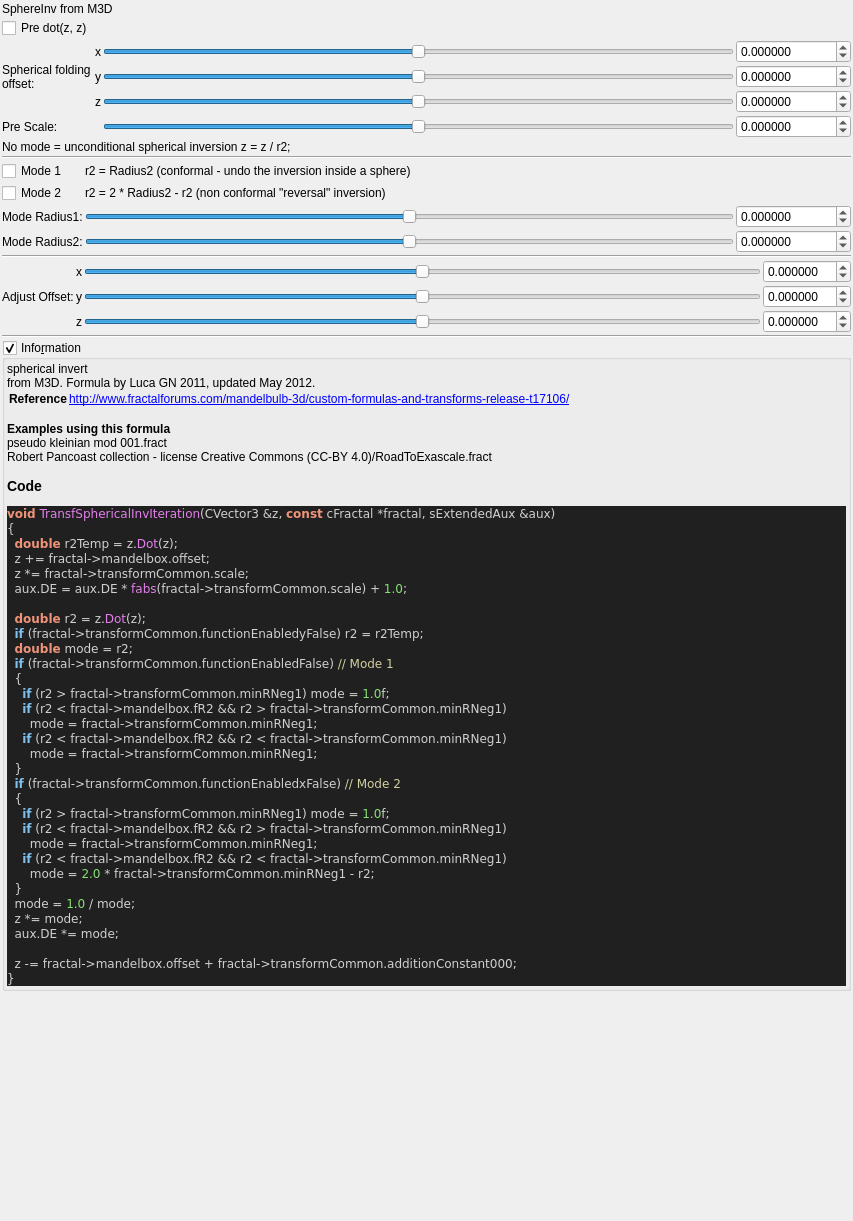
 <widget class="QWidget" name="Form">
  <property name="geometry">
   <rect>
    <x>0</x>
    <y>0</y>
    <width>853</width>
    <height>1221</height>
   </rect>
  </property>
  <property name="windowTitle">
   <string notr="true">transf_spherical_inv</string>
  </property>
  <layout class="QVBoxLayout" name="verticalLayout">
   <property name="spacing">
    <number>2</number>
   </property>
   <property name="leftMargin">
    <number>2</number>
   </property>
   <property name="topMargin">
    <number>2</number>
   </property>
   <property name="rightMargin">
    <number>2</number>
   </property>
   <property name="bottomMargin">
    <number>2</number>
   </property>
   <item>
    <widget class="QLabel" name="label_17">
     <property name="text">
      <string>SphereInv from M3D</string>
     </property>
    </widget>
   </item>
   <item>
    <layout class="QGridLayout" name="gridLayout_16">
     <property name="spacing">
      <number>2</number>
     </property>
     <item row="4" column="3">
      <widget class="MyDoubleSpinBox" name="spinbox3_mandelbox_offset_y">
       <property name="sizePolicy">
        <sizepolicy hsizetype="Minimum" vsizetype="Maximum">
         <horstretch>0</horstretch>
         <verstretch>0</verstretch>
        </sizepolicy>
       </property>
       <property name="prefix">
        <string/>
       </property>
       <property name="suffix">
        <string/>
       </property>
       <property name="decimals">
        <number>6</number>
       </property>
       <property name="minimum">
        <double>-100.000000000000000</double>
       </property>
       <property name="maximum">
        <double>100.000000000000000</double>
       </property>
       <property name="singleStep">
        <double>0.100000000000000</double>
       </property>
      </widget>
     </item>
     <item row="3" column="3">
      <widget class="MyDoubleSpinBox" name="spinbox3_mandelbox_offset_x">
       <property name="sizePolicy">
        <sizepolicy hsizetype="Minimum" vsizetype="Maximum">
         <horstretch>0</horstretch>
         <verstretch>0</verstretch>
        </sizepolicy>
       </property>
       <property name="prefix">
        <string/>
       </property>
       <property name="suffix">
        <string/>
       </property>
       <property name="decimals">
        <number>6</number>
       </property>
       <property name="minimum">
        <double>-100.000000000000000</double>
       </property>
       <property name="maximum">
        <double>100.000000000000000</double>
       </property>
       <property name="singleStep">
        <double>0.100000000000000</double>
       </property>
      </widget>
     </item>
     <item row="3" column="0" rowspan="3">
      <widget class="QLabel" name="label_15">
       <property name="text">
        <string>Spherical folding
offset:</string>
       </property>
      </widget>
     </item>
     <item row="5" column="2">
      <widget class="QSlider" name="slider3_mandelbox_offset_z">
       <property name="sizePolicy">
        <sizepolicy hsizetype="Expanding" vsizetype="Maximum">
         <horstretch>0</horstretch>
         <verstretch>0</verstretch>
        </sizepolicy>
       </property>
       <property name="minimum">
        <number>-5000000</number>
       </property>
       <property name="maximum">
        <number>5000000</number>
       </property>
       <property name="singleStep">
        <number>1</number>
       </property>
       <property name="orientation">
        <enum>Qt::Horizontal</enum>
       </property>
      </widget>
     </item>
     <item row="6" column="3">
      <widget class="MyDoubleSpinBox" name="spinbox_transf_scale">
       <property name="sizePolicy">
        <sizepolicy hsizetype="Minimum" vsizetype="Maximum">
         <horstretch>0</horstretch>
         <verstretch>0</verstretch>
        </sizepolicy>
       </property>
       <property name="prefix">
        <string/>
       </property>
       <property name="suffix">
        <string/>
       </property>
       <property name="decimals">
        <number>6</number>
       </property>
       <property name="minimum">
        <double>-100000.000000000000000</double>
       </property>
       <property name="maximum">
        <double>100000.000000000000000</double>
       </property>
       <property name="singleStep">
        <double>0.100000000000000</double>
       </property>
      </widget>
     </item>
     <item row="3" column="2">
      <widget class="QSlider" name="slider3_mandelbox_offset_x">
       <property name="sizePolicy">
        <sizepolicy hsizetype="Expanding" vsizetype="Maximum">
         <horstretch>0</horstretch>
         <verstretch>0</verstretch>
        </sizepolicy>
       </property>
       <property name="minimum">
        <number>-5000000</number>
       </property>
       <property name="maximum">
        <number>5000000</number>
       </property>
       <property name="singleStep">
        <number>1</number>
       </property>
       <property name="orientation">
        <enum>Qt::Horizontal</enum>
       </property>
      </widget>
     </item>
     <item row="5" column="1">
      <widget class="QLabel" name="label_117">
       <property name="sizePolicy">
        <sizepolicy hsizetype="Preferred" vsizetype="Preferred">
         <horstretch>0</horstretch>
         <verstretch>0</verstretch>
        </sizepolicy>
       </property>
       <property name="text">
        <string notr="true">z</string>
       </property>
       <property name="alignment">
        <set>Qt::AlignRight|Qt::AlignTrailing|Qt::AlignVCenter</set>
       </property>
      </widget>
     </item>
     <item row="4" column="1">
      <widget class="QLabel" name="label_116">
       <property name="sizePolicy">
        <sizepolicy hsizetype="Preferred" vsizetype="Preferred">
         <horstretch>0</horstretch>
         <verstretch>0</verstretch>
        </sizepolicy>
       </property>
       <property name="text">
        <string notr="true">y</string>
       </property>
       <property name="alignment">
        <set>Qt::AlignRight|Qt::AlignTrailing|Qt::AlignVCenter</set>
       </property>
      </widget>
     </item>
     <item row="3" column="1">
      <widget class="QLabel" name="label_115">
       <property name="sizePolicy">
        <sizepolicy hsizetype="Preferred" vsizetype="Preferred">
         <horstretch>0</horstretch>
         <verstretch>0</verstretch>
        </sizepolicy>
       </property>
       <property name="text">
        <string notr="true">x</string>
       </property>
       <property name="alignment">
        <set>Qt::AlignRight|Qt::AlignTrailing|Qt::AlignVCenter</set>
       </property>
      </widget>
     </item>
     <item row="6" column="0">
      <widget class="QLabel" name="label_18">
       <property name="text">
        <string>Pre Scale:</string>
       </property>
      </widget>
     </item>
     <item row="6" column="2">
      <widget class="QSlider" name="slider_transf_scale">
       <property name="sizePolicy">
        <sizepolicy hsizetype="Expanding" vsizetype="Maximum">
         <horstretch>0</horstretch>
         <verstretch>0</verstretch>
        </sizepolicy>
       </property>
       <property name="minimum">
        <number>-20000000</number>
       </property>
       <property name="maximum">
        <number>20000000</number>
       </property>
       <property name="value">
        <number>0</number>
       </property>
       <property name="sliderPosition">
        <number>0</number>
       </property>
       <property name="orientation">
        <enum>Qt::Horizontal</enum>
       </property>
      </widget>
     </item>
     <item row="4" column="2">
      <widget class="QSlider" name="slider3_mandelbox_offset_y">
       <property name="sizePolicy">
        <sizepolicy hsizetype="Expanding" vsizetype="Maximum">
         <horstretch>0</horstretch>
         <verstretch>0</verstretch>
        </sizepolicy>
       </property>
       <property name="minimum">
        <number>-5000000</number>
       </property>
       <property name="maximum">
        <number>5000000</number>
       </property>
       <property name="singleStep">
        <number>1</number>
       </property>
       <property name="orientation">
        <enum>Qt::Horizontal</enum>
       </property>
      </widget>
     </item>
     <item row="5" column="3">
      <widget class="MyDoubleSpinBox" name="spinbox3_mandelbox_offset_z">
       <property name="sizePolicy">
        <sizepolicy hsizetype="Minimum" vsizetype="Maximum">
         <horstretch>0</horstretch>
         <verstretch>0</verstretch>
        </sizepolicy>
       </property>
       <property name="prefix">
        <string/>
       </property>
       <property name="suffix">
        <string/>
       </property>
       <property name="decimals">
        <number>6</number>
       </property>
       <property name="minimum">
        <double>-100.000000000000000</double>
       </property>
       <property name="maximum">
        <double>100.000000000000000</double>
       </property>
       <property name="singleStep">
        <double>0.100000000000000</double>
       </property>
      </widget>
     </item>
     <item row="0" column="0">
      <widget class="QCheckBox" name="checkBox_transf_function_enabledy_false">
       <property name="text">
        <string>Pre dot(z, z)</string>
       </property>
      </widget>
     </item>
    </layout>
   </item>
   <item>
    <widget class="QLabel" name="label_19">
     <property name="text">
      <string>No mode = unconditional spherical inversion z = z / r2;</string>
     </property>
    </widget>
   </item>
   <item>
    <widget class="Line" name="line_23">
     <property name="orientation">
      <enum>Qt::Horizontal</enum>
     </property>
    </widget>
   </item>
   <item>
    <layout class="QGridLayout" name="gridLayout_2">
     <item row="1" column="1">
      <widget class="QLabel" name="label_48">
       <property name="text">
        <string>r2 = 2 * Radius2 - r2 (non conformal &quot;reversal&quot; inversion)</string>
       </property>
      </widget>
     </item>
     <item row="3" column="2">
      <widget class="MyDoubleSpinBox" name="spinbox_transf_minimum_radius_neg1">
       <property name="sizePolicy">
        <sizepolicy hsizetype="Minimum" vsizetype="Maximum">
         <horstretch>0</horstretch>
         <verstretch>0</verstretch>
        </sizepolicy>
       </property>
       <property name="prefix">
        <string/>
       </property>
       <property name="suffix">
        <string/>
       </property>
       <property name="decimals">
        <number>6</number>
       </property>
       <property name="minimum">
        <double>-100000.000000000000000</double>
       </property>
       <property name="maximum">
        <double>100000.000000000000000</double>
       </property>
       <property name="singleStep">
        <double>0.100000000000000</double>
       </property>
      </widget>
     </item>
     <item row="3" column="0">
      <widget class="QLabel" name="label_47">
       <property name="text">
        <string>Mode Radius2:</string>
       </property>
      </widget>
     </item>
     <item row="2" column="1">
      <widget class="QSlider" name="slider_mandelbox_folding_fixed_radius">
       <property name="sizePolicy">
        <sizepolicy hsizetype="Expanding" vsizetype="Maximum">
         <horstretch>0</horstretch>
         <verstretch>0</verstretch>
        </sizepolicy>
       </property>
       <property name="minimum">
        <number>-5000000</number>
       </property>
       <property name="maximum">
        <number>5000000</number>
       </property>
       <property name="value">
        <number>0</number>
       </property>
       <property name="sliderPosition">
        <number>0</number>
       </property>
       <property name="orientation">
        <enum>Qt::Horizontal</enum>
       </property>
      </widget>
     </item>
     <item row="2" column="2">
      <widget class="MyDoubleSpinBox" name="spinbox_mandelbox_folding_fixed_radius">
       <property name="sizePolicy">
        <sizepolicy hsizetype="Minimum" vsizetype="Maximum">
         <horstretch>0</horstretch>
         <verstretch>0</verstretch>
        </sizepolicy>
       </property>
       <property name="prefix">
        <string/>
       </property>
       <property name="suffix">
        <string/>
       </property>
       <property name="decimals">
        <number>6</number>
       </property>
       <property name="minimum">
        <double>-100000.000000000000000</double>
       </property>
       <property name="maximum">
        <double>100000.000000000000000</double>
       </property>
       <property name="singleStep">
        <double>0.100000000000000</double>
       </property>
      </widget>
     </item>
     <item row="3" column="1">
      <widget class="QSlider" name="slider_transf_minimum_radius_neg1">
       <property name="sizePolicy">
        <sizepolicy hsizetype="Expanding" vsizetype="Maximum">
         <horstretch>0</horstretch>
         <verstretch>0</verstretch>
        </sizepolicy>
       </property>
       <property name="minimum">
        <number>-5000000</number>
       </property>
       <property name="maximum">
        <number>5000000</number>
       </property>
       <property name="value">
        <number>0</number>
       </property>
       <property name="sliderPosition">
        <number>0</number>
       </property>
       <property name="orientation">
        <enum>Qt::Horizontal</enum>
       </property>
      </widget>
     </item>
     <item row="2" column="0">
      <widget class="QLabel" name="label_16">
       <property name="text">
        <string>Mode Radius1:</string>
       </property>
      </widget>
     </item>
     <item row="0" column="0">
      <widget class="QCheckBox" name="checkBox_transf_function_enabled_false">
       <property name="text">
        <string>Mode 1</string>
       </property>
      </widget>
     </item>
     <item row="0" column="1">
      <widget class="QLabel" name="label_20">
       <property name="text">
        <string>r2 = Radius2 (conformal - undo the inversion inside a sphere)</string>
       </property>
      </widget>
     </item>
     <item row="1" column="0">
      <widget class="QCheckBox" name="checkBox_transf_function_enabledx_false">
       <property name="text">
        <string>Mode 2</string>
       </property>
      </widget>
     </item>
     <item row="4" column="0" colspan="3">
      <widget class="Line" name="line_24">
       <property name="orientation">
        <enum>Qt::Horizontal</enum>
       </property>
      </widget>
     </item>
    </layout>
   </item>
   <item>
    <layout class="QGridLayout" name="gridLayout_34">
     <property name="spacing">
      <number>2</number>
     </property>
     <item row="1" column="0">
      <widget class="QLabel" name="label_256">
       <property name="text">
        <string>Adjust Offset:</string>
       </property>
      </widget>
     </item>
     <item row="0" column="1">
      <widget class="QLabel" name="label_121">
       <property name="text">
        <string notr="true">x</string>
       </property>
      </widget>
     </item>
     <item row="1" column="1">
      <widget class="QLabel" name="label_122">
       <property name="text">
        <string notr="true">y</string>
       </property>
      </widget>
     </item>
     <item row="2" column="1">
      <widget class="QLabel" name="label_123">
       <property name="text">
        <string notr="true">z</string>
       </property>
      </widget>
     </item>
     <item row="0" column="3">
      <widget class="MyDoubleSpinBox" name="spinbox3_transf_addition_constant_x">
       <property name="sizePolicy">
        <sizepolicy hsizetype="Minimum" vsizetype="Maximum">
         <horstretch>0</horstretch>
         <verstretch>0</verstretch>
        </sizepolicy>
       </property>
       <property name="prefix">
        <string/>
       </property>
       <property name="suffix">
        <string/>
       </property>
       <property name="decimals">
        <number>6</number>
       </property>
       <property name="minimum">
        <double>-99.989999999999995</double>
       </property>
       <property name="maximum">
        <double>99.989999999999995</double>
       </property>
       <property name="singleStep">
        <double>0.100000000000000</double>
       </property>
      </widget>
     </item>
     <item row="1" column="3">
      <widget class="MyDoubleSpinBox" name="spinbox3_transf_addition_constant_y">
       <property name="sizePolicy">
        <sizepolicy hsizetype="Minimum" vsizetype="Maximum">
         <horstretch>0</horstretch>
         <verstretch>0</verstretch>
        </sizepolicy>
       </property>
       <property name="prefix">
        <string/>
       </property>
       <property name="suffix">
        <string/>
       </property>
       <property name="decimals">
        <number>6</number>
       </property>
       <property name="minimum">
        <double>-99.989999999999995</double>
       </property>
       <property name="maximum">
        <double>99.989999999999995</double>
       </property>
       <property name="singleStep">
        <double>0.100000000000000</double>
       </property>
      </widget>
     </item>
     <item row="2" column="3">
      <widget class="MyDoubleSpinBox" name="spinbox3_transf_addition_constant_z">
       <property name="sizePolicy">
        <sizepolicy hsizetype="Minimum" vsizetype="Maximum">
         <horstretch>0</horstretch>
         <verstretch>0</verstretch>
        </sizepolicy>
       </property>
       <property name="prefix">
        <string/>
       </property>
       <property name="suffix">
        <string/>
       </property>
       <property name="decimals">
        <number>6</number>
       </property>
       <property name="minimum">
        <double>-99.989999999999995</double>
       </property>
       <property name="maximum">
        <double>99.989999999999995</double>
       </property>
       <property name="singleStep">
        <double>0.100000000000000</double>
       </property>
      </widget>
     </item>
     <item row="0" column="2">
      <widget class="QSlider" name="slider3_transf_addition_constant_x">
       <property name="sizePolicy">
        <sizepolicy hsizetype="Preferred" vsizetype="Preferred">
         <horstretch>0</horstretch>
         <verstretch>0</verstretch>
        </sizepolicy>
       </property>
       <property name="minimum">
        <number>-5000000</number>
       </property>
       <property name="maximum">
        <number>5000000</number>
       </property>
       <property name="singleStep">
        <number>1</number>
       </property>
       <property name="orientation">
        <enum>Qt::Horizontal</enum>
       </property>
      </widget>
     </item>
     <item row="1" column="2">
      <widget class="QSlider" name="slider3_transf_addition_constant_y">
       <property name="sizePolicy">
        <sizepolicy hsizetype="Expanding" vsizetype="Maximum">
         <horstretch>0</horstretch>
         <verstretch>0</verstretch>
        </sizepolicy>
       </property>
       <property name="minimum">
        <number>-5000000</number>
       </property>
       <property name="maximum">
        <number>5000000</number>
       </property>
       <property name="singleStep">
        <number>1</number>
       </property>
       <property name="orientation">
        <enum>Qt::Horizontal</enum>
       </property>
      </widget>
     </item>
     <item row="2" column="2">
      <widget class="QSlider" name="slider3_transf_addition_constant_z">
       <property name="sizePolicy">
        <sizepolicy hsizetype="Expanding" vsizetype="Maximum">
         <horstretch>0</horstretch>
         <verstretch>0</verstretch>
        </sizepolicy>
       </property>
       <property name="minimum">
        <number>-5000000</number>
       </property>
       <property name="maximum">
        <number>5000000</number>
       </property>
       <property name="singleStep">
        <number>1</number>
       </property>
       <property name="orientation">
        <enum>Qt::Horizontal</enum>
       </property>
      </widget>
     </item>
     <item row="3" column="0" colspan="4">
      <widget class="Line" name="line_22">
       <property name="orientation">
        <enum>Qt::Horizontal</enum>
       </property>
      </widget>
     </item>
    </layout>
   </item>
   <item>
    <widget class="MyGroupBox" name="groupCheck_info">
     <property name="title">
      <string>Info&amp;rmation</string>
     </property>
     <property name="flat">
      <bool>false</bool>
     </property>
     <property name="checkable">
      <bool>true</bool>
     </property>
     <layout class="QVBoxLayout" name="verticalLayout_2">
      <property name="spacing">
       <number>2</number>
      </property>
      <property name="leftMargin">
       <number>2</number>
      </property>
      <property name="topMargin">
       <number>2</number>
      </property>
      <property name="rightMargin">
       <number>2</number>
      </property>
      <property name="bottomMargin">
       <number>2</number>
      </property>
      <item>
       <widget class="QLabel" name="label_code_content">
        <property name="text">
         <string notr="true">&lt;p&gt;spherical invert&lt;br&gt;from M3D. Formula by Luca GN 2011, updated May 2012.&lt;/p&gt;&lt;table&gt;
&lt;tr&gt;&lt;th&gt;Reference&lt;/th&gt;&lt;td&gt;&lt;a href=&quot;http://www.fractalforums.com/mandelbulb-3d/custom-formulas-and-transforms-release-t17106/&quot;&gt;http://www.fractalforums.com/mandelbulb-3d/custom-formulas-and-transforms-release-t17106/&lt;br&gt;
&lt;/td&gt;&lt;/tr&gt;
&lt;/table&gt;
&lt;br&gt;&lt;b&gt;Examples using this formula&lt;/b&gt;&lt;br&gt;pseudo kleinian mod 001.fract&lt;br&gt;Robert Pancoast collection - license Creative Commons (CC-BY 4.0)/RoadToExascale.fract&lt;h3&gt;Code&lt;/h3&gt;
&lt;body style=&quot;background-color:#202020&quot;&gt;
&lt;pre style=&quot;color:#d0d0d0; background-color:#202020;  font-family:'Courier New',monospace;&quot;&gt;&lt;span style=&quot;color:#f09479; font-weight:bold&quot;&gt;void&lt;/span&gt; &lt;span style=&quot;color:#e47eed&quot;&gt;TransfSphericalInvIteration&lt;/span&gt;&lt;span style=&quot;color:#d0d0d0&quot;&gt;(&lt;/span&gt;CVector3 &lt;span style=&quot;color:#d0d0d0&quot;&gt;&amp;amp;&lt;/span&gt;z&lt;span style=&quot;color:#d0d0d0&quot;&gt;,&lt;/span&gt; &lt;span style=&quot;color:#f09479; font-weight:bold&quot;&gt;const&lt;/span&gt; cFractal &lt;span style=&quot;color:#d0d0d0&quot;&gt;*&lt;/span&gt;fractal&lt;span style=&quot;color:#d0d0d0&quot;&gt;,&lt;/span&gt; sExtendedAux &lt;span style=&quot;color:#d0d0d0&quot;&gt;&amp;amp;&lt;/span&gt;aux&lt;span style=&quot;color:#d0d0d0&quot;&gt;)&lt;/span&gt;
&lt;span style=&quot;color:#d0d0d0&quot;&gt;{&lt;/span&gt;
  &lt;span style=&quot;color:#f09479; font-weight:bold&quot;&gt;double&lt;/span&gt; r2Temp &lt;span style=&quot;color:#d0d0d0&quot;&gt;=&lt;/span&gt; z&lt;span style=&quot;color:#d0d0d0&quot;&gt;.&lt;/span&gt;&lt;span style=&quot;color:#e47eed&quot;&gt;Dot&lt;/span&gt;&lt;span style=&quot;color:#d0d0d0&quot;&gt;(&lt;/span&gt;z&lt;span style=&quot;color:#d0d0d0&quot;&gt;);&lt;/span&gt;
  z &lt;span style=&quot;color:#d0d0d0&quot;&gt;+=&lt;/span&gt; fractal&lt;span style=&quot;color:#d0d0d0&quot;&gt;-&amp;gt;&lt;/span&gt;mandelbox&lt;span style=&quot;color:#d0d0d0&quot;&gt;.&lt;/span&gt;offset&lt;span style=&quot;color:#d0d0d0&quot;&gt;;&lt;/span&gt;
  z &lt;span style=&quot;color:#d0d0d0&quot;&gt;*=&lt;/span&gt; fractal&lt;span style=&quot;color:#d0d0d0&quot;&gt;-&amp;gt;&lt;/span&gt;transformCommon&lt;span style=&quot;color:#d0d0d0&quot;&gt;.&lt;/span&gt;scale&lt;span style=&quot;color:#d0d0d0&quot;&gt;;&lt;/span&gt;
  aux&lt;span style=&quot;color:#d0d0d0&quot;&gt;.&lt;/span&gt;DE &lt;span style=&quot;color:#d0d0d0&quot;&gt;=&lt;/span&gt; aux&lt;span style=&quot;color:#d0d0d0&quot;&gt;.&lt;/span&gt;DE &lt;span style=&quot;color:#d0d0d0&quot;&gt;*&lt;/span&gt; &lt;span style=&quot;color:#e47eed&quot;&gt;fabs&lt;/span&gt;&lt;span style=&quot;color:#d0d0d0&quot;&gt;(&lt;/span&gt;fractal&lt;span style=&quot;color:#d0d0d0&quot;&gt;-&amp;gt;&lt;/span&gt;transformCommon&lt;span style=&quot;color:#d0d0d0&quot;&gt;.&lt;/span&gt;scale&lt;span style=&quot;color:#d0d0d0&quot;&gt;) +&lt;/span&gt; &lt;span style=&quot;color:#87df71&quot;&gt;1.0&lt;/span&gt;&lt;span style=&quot;color:#d0d0d0&quot;&gt;;&lt;/span&gt;

  &lt;span style=&quot;color:#f09479; font-weight:bold&quot;&gt;double&lt;/span&gt; r2 &lt;span style=&quot;color:#d0d0d0&quot;&gt;=&lt;/span&gt; z&lt;span style=&quot;color:#d0d0d0&quot;&gt;.&lt;/span&gt;&lt;span style=&quot;color:#e47eed&quot;&gt;Dot&lt;/span&gt;&lt;span style=&quot;color:#d0d0d0&quot;&gt;(&lt;/span&gt;z&lt;span style=&quot;color:#d0d0d0&quot;&gt;);&lt;/span&gt;
  &lt;span style=&quot;color:#7ec0ee; font-weight:bold&quot;&gt;if&lt;/span&gt; &lt;span style=&quot;color:#d0d0d0&quot;&gt;(&lt;/span&gt;fractal&lt;span style=&quot;color:#d0d0d0&quot;&gt;-&amp;gt;&lt;/span&gt;transformCommon&lt;span style=&quot;color:#d0d0d0&quot;&gt;.&lt;/span&gt;functionEnabledyFalse&lt;span style=&quot;color:#d0d0d0&quot;&gt;)&lt;/span&gt; r2 &lt;span style=&quot;color:#d0d0d0&quot;&gt;=&lt;/span&gt; r2Temp&lt;span style=&quot;color:#d0d0d0&quot;&gt;;&lt;/span&gt;
  &lt;span style=&quot;color:#f09479; font-weight:bold&quot;&gt;double&lt;/span&gt; mode &lt;span style=&quot;color:#d0d0d0&quot;&gt;=&lt;/span&gt; r2&lt;span style=&quot;color:#d0d0d0&quot;&gt;;&lt;/span&gt;
  &lt;span style=&quot;color:#7ec0ee; font-weight:bold&quot;&gt;if&lt;/span&gt; &lt;span style=&quot;color:#d0d0d0&quot;&gt;(&lt;/span&gt;fractal&lt;span style=&quot;color:#d0d0d0&quot;&gt;-&amp;gt;&lt;/span&gt;transformCommon&lt;span style=&quot;color:#d0d0d0&quot;&gt;.&lt;/span&gt;functionEnabledFalse&lt;span style=&quot;color:#d0d0d0&quot;&gt;)&lt;/span&gt; &lt;span style=&quot;color:#d0d0a0&quot;&gt;// Mode 1&lt;/span&gt;
  &lt;span style=&quot;color:#d0d0d0&quot;&gt;{&lt;/span&gt;
    &lt;span style=&quot;color:#7ec0ee; font-weight:bold&quot;&gt;if&lt;/span&gt; &lt;span style=&quot;color:#d0d0d0&quot;&gt;(&lt;/span&gt;r2 &lt;span style=&quot;color:#d0d0d0&quot;&gt;&amp;gt;&lt;/span&gt; fractal&lt;span style=&quot;color:#d0d0d0&quot;&gt;-&amp;gt;&lt;/span&gt;transformCommon&lt;span style=&quot;color:#d0d0d0&quot;&gt;.&lt;/span&gt;minRNeg1&lt;span style=&quot;color:#d0d0d0&quot;&gt;)&lt;/span&gt; mode &lt;span style=&quot;color:#d0d0d0&quot;&gt;=&lt;/span&gt; &lt;span style=&quot;color:#87df71&quot;&gt;1.0&lt;/span&gt;f&lt;span style=&quot;color:#d0d0d0&quot;&gt;;&lt;/span&gt;
    &lt;span style=&quot;color:#7ec0ee; font-weight:bold&quot;&gt;if&lt;/span&gt; &lt;span style=&quot;color:#d0d0d0&quot;&gt;(&lt;/span&gt;r2 &lt;span style=&quot;color:#d0d0d0&quot;&gt;&amp;lt;&lt;/span&gt; fractal&lt;span style=&quot;color:#d0d0d0&quot;&gt;-&amp;gt;&lt;/span&gt;mandelbox&lt;span style=&quot;color:#d0d0d0&quot;&gt;.&lt;/span&gt;fR2 &lt;span style=&quot;color:#d0d0d0&quot;&gt;&amp;amp;&amp;amp;&lt;/span&gt; r2 &lt;span style=&quot;color:#d0d0d0&quot;&gt;&amp;gt;&lt;/span&gt; fractal&lt;span style=&quot;color:#d0d0d0&quot;&gt;-&amp;gt;&lt;/span&gt;transformCommon&lt;span style=&quot;color:#d0d0d0&quot;&gt;.&lt;/span&gt;minRNeg1&lt;span style=&quot;color:#d0d0d0&quot;&gt;)&lt;/span&gt;
      mode &lt;span style=&quot;color:#d0d0d0&quot;&gt;=&lt;/span&gt; fractal&lt;span style=&quot;color:#d0d0d0&quot;&gt;-&amp;gt;&lt;/span&gt;transformCommon&lt;span style=&quot;color:#d0d0d0&quot;&gt;.&lt;/span&gt;minRNeg1&lt;span style=&quot;color:#d0d0d0&quot;&gt;;&lt;/span&gt;
    &lt;span style=&quot;color:#7ec0ee; font-weight:bold&quot;&gt;if&lt;/span&gt; &lt;span style=&quot;color:#d0d0d0&quot;&gt;(&lt;/span&gt;r2 &lt;span style=&quot;color:#d0d0d0&quot;&gt;&amp;lt;&lt;/span&gt; fractal&lt;span style=&quot;color:#d0d0d0&quot;&gt;-&amp;gt;&lt;/span&gt;mandelbox&lt;span style=&quot;color:#d0d0d0&quot;&gt;.&lt;/span&gt;fR2 &lt;span style=&quot;color:#d0d0d0&quot;&gt;&amp;amp;&amp;amp;&lt;/span&gt; r2 &lt;span style=&quot;color:#d0d0d0&quot;&gt;&amp;lt;&lt;/span&gt; fractal&lt;span style=&quot;color:#d0d0d0&quot;&gt;-&amp;gt;&lt;/span&gt;transformCommon&lt;span style=&quot;color:#d0d0d0&quot;&gt;.&lt;/span&gt;minRNeg1&lt;span style=&quot;color:#d0d0d0&quot;&gt;)&lt;/span&gt;
      mode &lt;span style=&quot;color:#d0d0d0&quot;&gt;=&lt;/span&gt; fractal&lt;span style=&quot;color:#d0d0d0&quot;&gt;-&amp;gt;&lt;/span&gt;transformCommon&lt;span style=&quot;color:#d0d0d0&quot;&gt;.&lt;/span&gt;minRNeg1&lt;span style=&quot;color:#d0d0d0&quot;&gt;;&lt;/span&gt;
  &lt;span style=&quot;color:#d0d0d0&quot;&gt;}&lt;/span&gt;
  &lt;span style=&quot;color:#7ec0ee; font-weight:bold&quot;&gt;if&lt;/span&gt; &lt;span style=&quot;color:#d0d0d0&quot;&gt;(&lt;/span&gt;fractal&lt;span style=&quot;color:#d0d0d0&quot;&gt;-&amp;gt;&lt;/span&gt;transformCommon&lt;span style=&quot;color:#d0d0d0&quot;&gt;.&lt;/span&gt;functionEnabledxFalse&lt;span style=&quot;color:#d0d0d0&quot;&gt;)&lt;/span&gt; &lt;span style=&quot;color:#d0d0a0&quot;&gt;// Mode 2&lt;/span&gt;
  &lt;span style=&quot;color:#d0d0d0&quot;&gt;{&lt;/span&gt;
    &lt;span style=&quot;color:#7ec0ee; font-weight:bold&quot;&gt;if&lt;/span&gt; &lt;span style=&quot;color:#d0d0d0&quot;&gt;(&lt;/span&gt;r2 &lt;span style=&quot;color:#d0d0d0&quot;&gt;&amp;gt;&lt;/span&gt; fractal&lt;span style=&quot;color:#d0d0d0&quot;&gt;-&amp;gt;&lt;/span&gt;transformCommon&lt;span style=&quot;color:#d0d0d0&quot;&gt;.&lt;/span&gt;minRNeg1&lt;span style=&quot;color:#d0d0d0&quot;&gt;)&lt;/span&gt; mode &lt;span style=&quot;color:#d0d0d0&quot;&gt;=&lt;/span&gt; &lt;span style=&quot;color:#87df71&quot;&gt;1.0&lt;/span&gt;f&lt;span style=&quot;color:#d0d0d0&quot;&gt;;&lt;/span&gt;
    &lt;span style=&quot;color:#7ec0ee; font-weight:bold&quot;&gt;if&lt;/span&gt; &lt;span style=&quot;color:#d0d0d0&quot;&gt;(&lt;/span&gt;r2 &lt;span style=&quot;color:#d0d0d0&quot;&gt;&amp;lt;&lt;/span&gt; fractal&lt;span style=&quot;color:#d0d0d0&quot;&gt;-&amp;gt;&lt;/span&gt;mandelbox&lt;span style=&quot;color:#d0d0d0&quot;&gt;.&lt;/span&gt;fR2 &lt;span style=&quot;color:#d0d0d0&quot;&gt;&amp;amp;&amp;amp;&lt;/span&gt; r2 &lt;span style=&quot;color:#d0d0d0&quot;&gt;&amp;gt;&lt;/span&gt; fractal&lt;span style=&quot;color:#d0d0d0&quot;&gt;-&amp;gt;&lt;/span&gt;transformCommon&lt;span style=&quot;color:#d0d0d0&quot;&gt;.&lt;/span&gt;minRNeg1&lt;span style=&quot;color:#d0d0d0&quot;&gt;)&lt;/span&gt;
      mode &lt;span style=&quot;color:#d0d0d0&quot;&gt;=&lt;/span&gt; fractal&lt;span style=&quot;color:#d0d0d0&quot;&gt;-&amp;gt;&lt;/span&gt;transformCommon&lt;span style=&quot;color:#d0d0d0&quot;&gt;.&lt;/span&gt;minRNeg1&lt;span style=&quot;color:#d0d0d0&quot;&gt;;&lt;/span&gt;
    &lt;span style=&quot;color:#7ec0ee; font-weight:bold&quot;&gt;if&lt;/span&gt; &lt;span style=&quot;color:#d0d0d0&quot;&gt;(&lt;/span&gt;r2 &lt;span style=&quot;color:#d0d0d0&quot;&gt;&amp;lt;&lt;/span&gt; fractal&lt;span style=&quot;color:#d0d0d0&quot;&gt;-&amp;gt;&lt;/span&gt;mandelbox&lt;span style=&quot;color:#d0d0d0&quot;&gt;.&lt;/span&gt;fR2 &lt;span style=&quot;color:#d0d0d0&quot;&gt;&amp;amp;&amp;amp;&lt;/span&gt; r2 &lt;span style=&quot;color:#d0d0d0&quot;&gt;&amp;lt;&lt;/span&gt; fractal&lt;span style=&quot;color:#d0d0d0&quot;&gt;-&amp;gt;&lt;/span&gt;transformCommon&lt;span style=&quot;color:#d0d0d0&quot;&gt;.&lt;/span&gt;minRNeg1&lt;span style=&quot;color:#d0d0d0&quot;&gt;)&lt;/span&gt;
      mode &lt;span style=&quot;color:#d0d0d0&quot;&gt;=&lt;/span&gt; &lt;span style=&quot;color:#87df71&quot;&gt;2.0&lt;/span&gt; &lt;span style=&quot;color:#d0d0d0&quot;&gt;*&lt;/span&gt; fractal&lt;span style=&quot;color:#d0d0d0&quot;&gt;-&amp;gt;&lt;/span&gt;transformCommon&lt;span style=&quot;color:#d0d0d0&quot;&gt;.&lt;/span&gt;minRNeg1 &lt;span style=&quot;color:#d0d0d0&quot;&gt;-&lt;/span&gt; r2&lt;span style=&quot;color:#d0d0d0&quot;&gt;;&lt;/span&gt;
  &lt;span style=&quot;color:#d0d0d0&quot;&gt;}&lt;/span&gt;
  mode &lt;span style=&quot;color:#d0d0d0&quot;&gt;=&lt;/span&gt; &lt;span style=&quot;color:#87df71&quot;&gt;1.0&lt;/span&gt; &lt;span style=&quot;color:#d0d0d0&quot;&gt;/&lt;/span&gt; mode&lt;span style=&quot;color:#d0d0d0&quot;&gt;;&lt;/span&gt;
  z &lt;span style=&quot;color:#d0d0d0&quot;&gt;*=&lt;/span&gt; mode&lt;span style=&quot;color:#d0d0d0&quot;&gt;;&lt;/span&gt;
  aux&lt;span style=&quot;color:#d0d0d0&quot;&gt;.&lt;/span&gt;DE &lt;span style=&quot;color:#d0d0d0&quot;&gt;*=&lt;/span&gt; mode&lt;span style=&quot;color:#d0d0d0&quot;&gt;;&lt;/span&gt;

  z &lt;span style=&quot;color:#d0d0d0&quot;&gt;-=&lt;/span&gt; fractal&lt;span style=&quot;color:#d0d0d0&quot;&gt;-&amp;gt;&lt;/span&gt;mandelbox&lt;span style=&quot;color:#d0d0d0&quot;&gt;.&lt;/span&gt;offset &lt;span style=&quot;color:#d0d0d0&quot;&gt;+&lt;/span&gt; fractal&lt;span style=&quot;color:#d0d0d0&quot;&gt;-&amp;gt;&lt;/span&gt;transformCommon&lt;span style=&quot;color:#d0d0d0&quot;&gt;.&lt;/span&gt;additionConstant000&lt;span style=&quot;color:#d0d0d0&quot;&gt;;&lt;/span&gt;
&lt;span style=&quot;color:#d0d0d0&quot;&gt;}&lt;/span&gt;
&lt;/pre&gt;
&lt;/body&gt;</string>
        </property>
        <property name="wordWrap">
         <bool>true</bool>
        </property>
        <property name="openExternalLinks">
         <bool>true</bool>
        </property>
        <property name="textInteractionFlags">
         <set>Qt::LinksAccessibleByMouse|Qt::TextSelectableByMouse</set>
        </property>
       </widget>
      </item>
     </layout>
    </widget>
   </item>
   <item>
    <spacer name="verticalSpacer">
     <property name="orientation">
      <enum>Qt::Vertical</enum>
     </property>
     <property name="sizeHint" stdset="0">
      <size>
       <width>20</width>
       <height>40</height>
      </size>
     </property>
    </spacer>
   </item>
  </layout>
 </widget>
